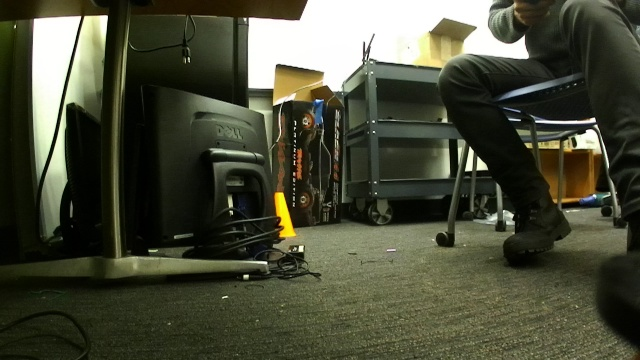
#> input picture scripts/computer_vision/test_images_cone/test9.jpg, 640 x 360 px
$ python color_segmentation.py
#> lines starting #> are read from the running program, lines starting #| are printed output that depends on the picture; after the words box and inside, x2 and y2 are one past the last pixel; in counts of white or black regions, pixels touching at a corner belong together
#> further down, img is the input picture: shape (360, 640, 3); mean B, G, R 57.2, 75.9, 73.5
import cv2
import numpy as np
import pdb

#################### X-Y CONVENTIONS #########################
# 0,0  X  > > > > >
#
#  Y
#
#  v  This is the image. Y increases downwards, X increases rightwards
#  v  Please return bounding boxes as ((xmin, ymin), (xmax, ymax))
#  v
#  v
#  v
###############################################################

def image_print(img):
	"""
	Helper function to print out images, for debugging. Pass them in as a list.
	Press any key to continue.
	"""
	cv2.imshow("image", img)
	cv2.waitKey(0)
	cv2.destroyAllWindows()

def cd_color_segmentation(img, template):
	"""
	Implement the cone detection using color segmentation algorithm
	Input:
		img: np.3darray; the input image with a cone to be detected. BGR.
		template_file_path; Not required, but can optionally be used to automate setting hue filter values.
	Return:
		bbox: ((x1, y1), (x2, y2)); the bounding box of the cone, unit in px
				(x1, y1) is the top left of the bbox and (x2, y2) is the bottom right of the bbox
	"""
#> called with template = 'template holder'
	########## YOUR CODE STARTS HERE ##########
	hsv_img = cv2.cvtColor(img, cv2.COLOR_BGR2HSV_FULL)
#> hsv_img: shape (360, 640, 3); mean H, S, V 51.7, 109, 77.1
	# orange ranges in hues from 30-45
	# settings for good performance on testing: (0, 220, 90), (45, 255, 255)
	mask = cv2.inRange(hsv_img, (0, 150, 90), (45, 255, 255))
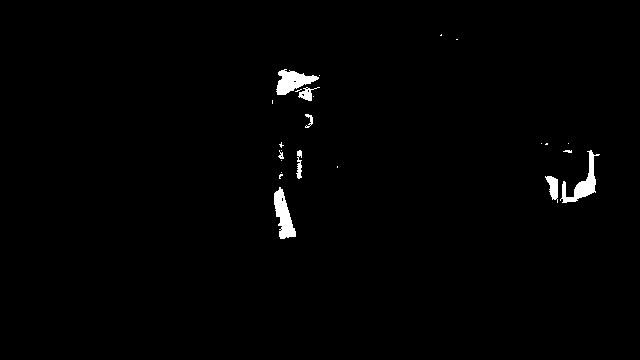
#> mask: shape (360, 640); 1.1% white; 24 white regions (16 under 20 px), largest, box (x1, y1, x2, y2) and area: (560, 150, 600, 203) 619, (274, 187, 296, 239) 613, (276, 69, 319, 95) 597
	kernel = np.ones((3,3), np.uint8)
	eroded = cv2.erode(mask, kernel)
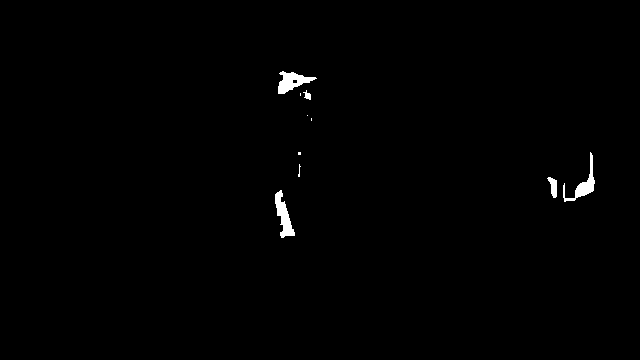
#> eroded: shape (360, 640); 0.64% white; 10 white regions (5 under 20 px), largest, box (x1, y1, x2, y2) and area: (275, 190, 295, 238) 440, (278, 71, 317, 94) 436, (563, 152, 595, 202) 399, (547, 177, 557, 198) 124, (303, 90, 311, 100) 43
	dilated = cv2.dilate(eroded, kernel)
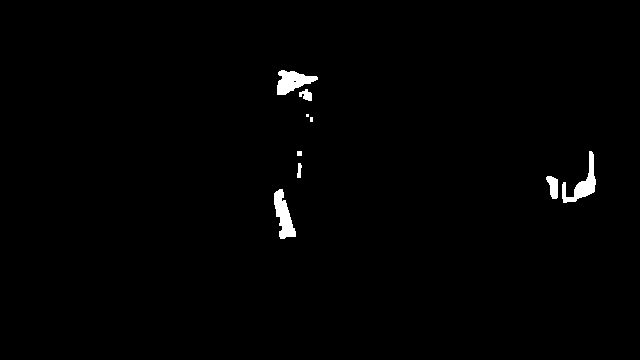
#> dilated: shape (360, 640); 0.94% white; 9 white regions (2 under 20 px)
	# image_print(eroded)
	# image_print(dilated)
	# Extract contours
	contour_results = cv2.findContours(dilated, cv2.RETR_TREE, cv2.CHAIN_APPROX_NONE)
#> contour_results = 10 contours, 4 with area under 20; largest, box (x1, y1, x2, y2) and area: (277, 70, 318, 95) 531, (274, 189, 296, 239) 530, (562, 151, 596, 203) 512, (546, 176, 558, 199) 162, (299, 89, 312, 101) 76, (297, 163, 302, 178) 36
	# 0 for python3, 1 for python 2
	contours = contour_results[1]
#> contours = [[1, -1, -1, -1], [2, 0, -1, -1], [3, 1, -1, -1], [4, 2, -1, -1], [5, 3, -1, -1], [6, 4, -1, -1], [7, 5, -1, -1], [8, 6, -1, -1], [-1, 7, 9, -1], [-1, -1, -1, 8]]
#> (the run stopped early here; a loop or call above may not have finished)

$ run again, with scripts/computer_vision/test_images_cone/test1.jpg copied over scripts/computer_vision/test_images_cone/test9.jpg
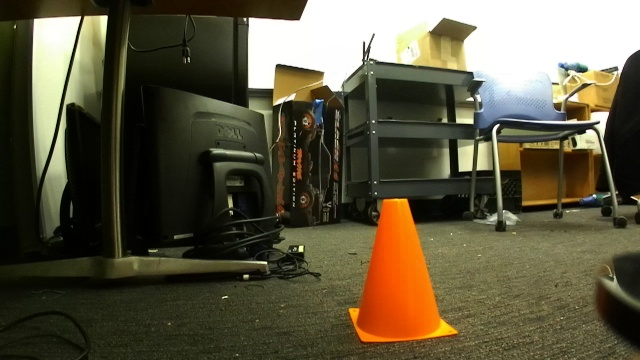
#> input picture scripts/computer_vision/test_images_cone/test1.jpg, 640 x 360 px
#> img is the input picture: shape (360, 640, 3); mean B, G, R 64.3, 86.9, 92.9
#> hsv_img: shape (360, 640, 3); mean H, S, V 42.9, 119.7, 95.1
#> in cd_color_segmentation, `mask = cv2.inRange(hsv_img, (0, 150, 90), (45, 255, 255))`:
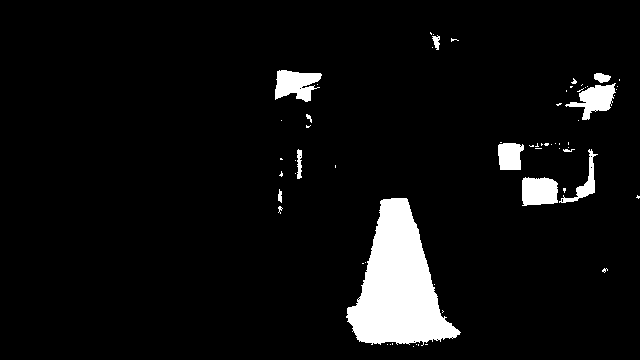
#> mask: shape (360, 640); 6% white; 64 white regions (52 under 20 px), largest, box (x1, y1, x2, y2) and area: (346, 198, 461, 346) 9290, (275, 70, 322, 102) 997, (522, 177, 558, 206) 918
#> eroded: shape (360, 640); 5.1% white; 21 white regions (11 under 20 px), largest, box (x1, y1, x2, y2) and area: (348, 199, 459, 343) 8690, (276, 71, 320, 101) 785, (523, 179, 557, 205) 780
#> in cd_color_segmentation, `dilated = cv2.dilate(eroded, kernel)`:
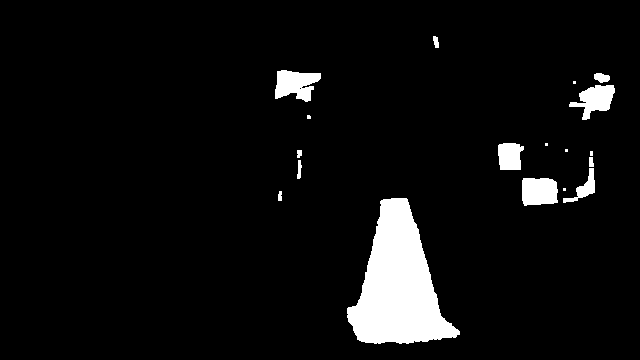
#> dilated: shape (360, 640); 5.8% white; 18 white regions (6 under 20 px)
#> contour_results = 19 contours, 7 with area under 20; largest, box (x1, y1, x2, y2) and area: (347, 198, 460, 344) 9018, (275, 70, 321, 102) 904, (522, 178, 558, 206) 850, (569, 85, 615, 120) 778, (498, 143, 524, 170) 546
#> contours = 19 rows, first 6: [1, -1, -1, -1], [2, 0, -1, -1], [3, 1, -1, -1], [4, 2, -1, -1], [5, 3, -1, -1], [6, 4, -1, -1]

$ run again, with scripts/computer_vision/test_images_cone/test10.jpg copied over scripts/computer_vision/test_images_cone/test9.jpg
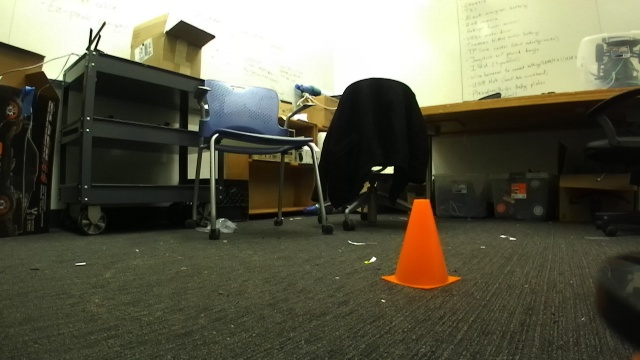
#> input picture scripts/computer_vision/test_images_cone/test10.jpg, 640 x 360 px
#> img is the input picture: shape (360, 640, 3); mean B, G, R 74.4, 93.1, 94.5
#> hsv_img: shape (360, 640, 3); mean H, S, V 46.8, 80.4, 97.1
#> in cd_color_segmentation, `mask = cv2.inRange(hsv_img, (0, 150, 90), (45, 255, 255))`:
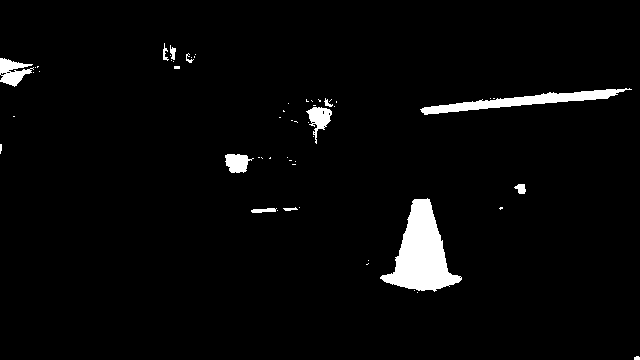
#> mask: shape (360, 640); 3.2% white; 56 white regions (43 under 20 px), largest, box (x1, y1, x2, y2) and area: (380, 198, 462, 292) 3760, (420, 88, 632, 115) 1715, (0, 58, 34, 87) 549
#> eroded: shape (360, 640); 2.5% white; 18 white regions (10 under 20 px), largest, box (x1, y1, x2, y2) and area: (382, 200, 460, 290) 3397, (422, 90, 623, 114) 1230, (226, 155, 247, 172) 280
#> in cd_color_segmentation, `dilated = cv2.dilate(eroded, kernel)`:
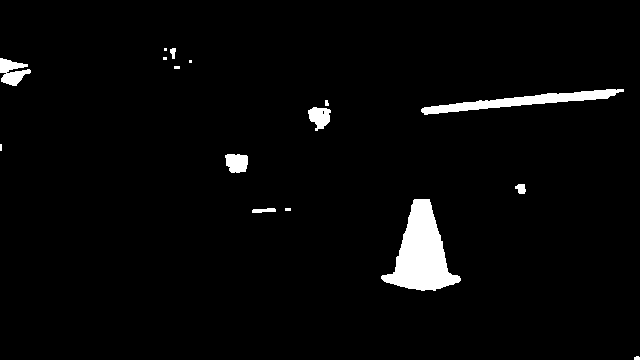
#> dilated: shape (360, 640); 3% white; 16 white regions (6 under 20 px)
#> contour_results = 17 contours, 9 with area under 20; largest, box (x1, y1, x2, y2) and area: (381, 199, 461, 291) 3601, (421, 89, 624, 115) 1486, (0, 58, 31, 86) 445, (225, 154, 248, 173) 330, (308, 107, 331, 131) 330, (515, 184, 526, 194) 65, (252, 208, 276, 213) 63, (170, 48, 176, 59) 32
#> contours = 17 rows, first 6: [1, -1, -1, -1], [2, 0, -1, -1], [3, 1, -1, -1], [4, 2, -1, -1], [5, 3, -1, -1], [6, 4, -1, -1]

$ run again, with scripts/computer_vision/test_images_cone/test11.jpg copied over scripts/computer_vision/test_images_cone/test9.jpg
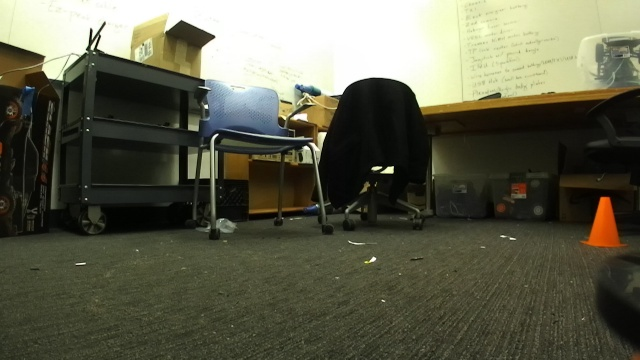
#> input picture scripts/computer_vision/test_images_cone/test11.jpg, 640 x 360 px
#> img is the input picture: shape (360, 640, 3); mean B, G, R 75.5, 94, 93.7
#> hsv_img: shape (360, 640, 3); mean H, S, V 47.4, 78.3, 96.5
#> in cd_color_segmentation, `mask = cv2.inRange(hsv_img, (0, 150, 90), (45, 255, 255))`:
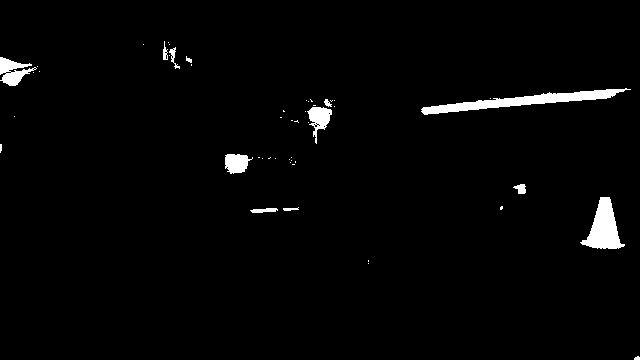
#> mask: shape (360, 640); 2.1% white; 50 white regions (38 under 20 px), largest, box (x1, y1, x2, y2) and area: (421, 88, 631, 115) 1716, (580, 197, 625, 249) 1207, (0, 57, 37, 86) 547
#> eroded: shape (360, 640); 1.4% white; 19 white regions (11 under 20 px), largest, box (x1, y1, x2, y2) and area: (423, 90, 623, 114) 1237, (583, 198, 623, 248) 1012, (226, 155, 247, 172) 298
#> in cd_color_segmentation, `dilated = cv2.dilate(eroded, kernel)`:
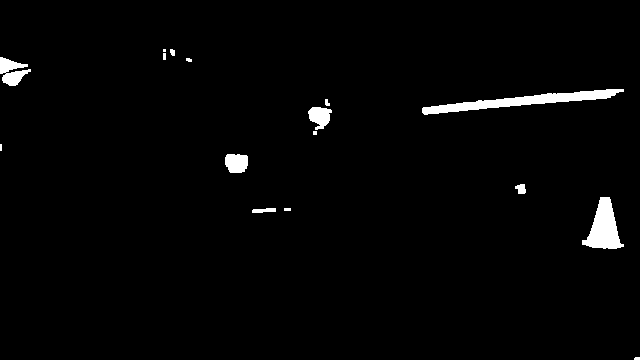
#> dilated: shape (360, 640); 2% white; 16 white regions (4 under 20 px)
#> contour_results = 16 contours, 9 with area under 20; largest, box (x1, y1, x2, y2) and area: (422, 89, 624, 115) 1489, (582, 197, 624, 249) 1121, (0, 57, 31, 86) 442, (225, 154, 248, 173) 344, (308, 107, 332, 130) 327, (252, 208, 276, 213) 66, (515, 184, 526, 194) 64
#> contours = 16 rows, first 6: [1, -1, -1, -1], [2, 0, -1, -1], [3, 1, -1, -1], [4, 2, -1, -1], [5, 3, -1, -1], [6, 4, -1, -1]
